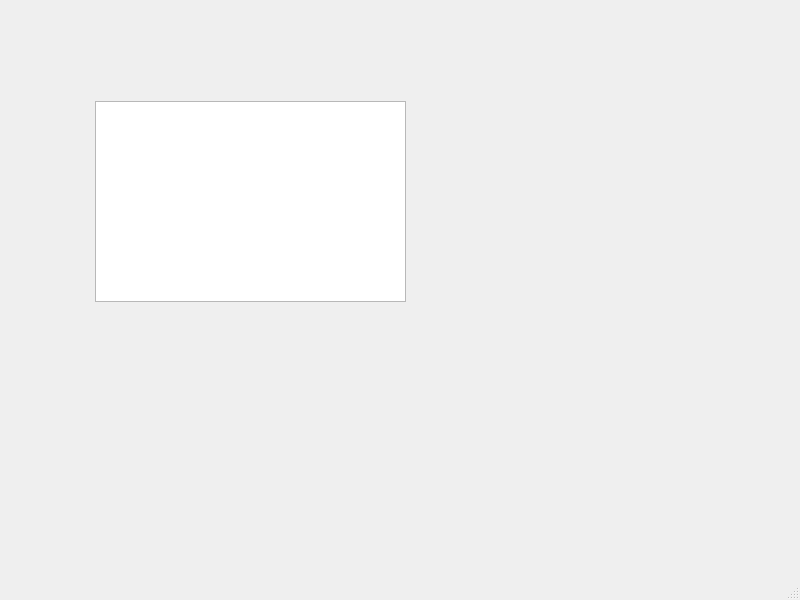
<?xml version="1.0" encoding="UTF-8"?>
<ui version="4.0">
 <class>MainWindow</class>
 <widget class="QMainWindow" name="MainWindow">
  <property name="geometry">
   <rect>
    <x>0</x>
    <y>0</y>
    <width>800</width>
    <height>600</height>
   </rect>
  </property>
  <property name="windowTitle">
   <string>MainWindow</string>
  </property>
  <widget class="QWidget" name="centralwidget">
   <widget class="QGraphicsView" name="graphicsView">
    <property name="geometry">
     <rect>
      <x>95</x>
      <y>101</y>
      <width>311</width>
      <height>201</height>
     </rect>
    </property>
   </widget>
  </widget>
  <widget class="QMenuBar" name="menuBar">
   <property name="geometry">
    <rect>
     <x>0</x>
     <y>0</y>
     <width>800</width>
     <height>21</height>
    </rect>
   </property>
  </widget>
  <widget class="QStatusBar" name="statusbar"/>
 </widget>
 <resources/>
 <connections/>
</ui>
